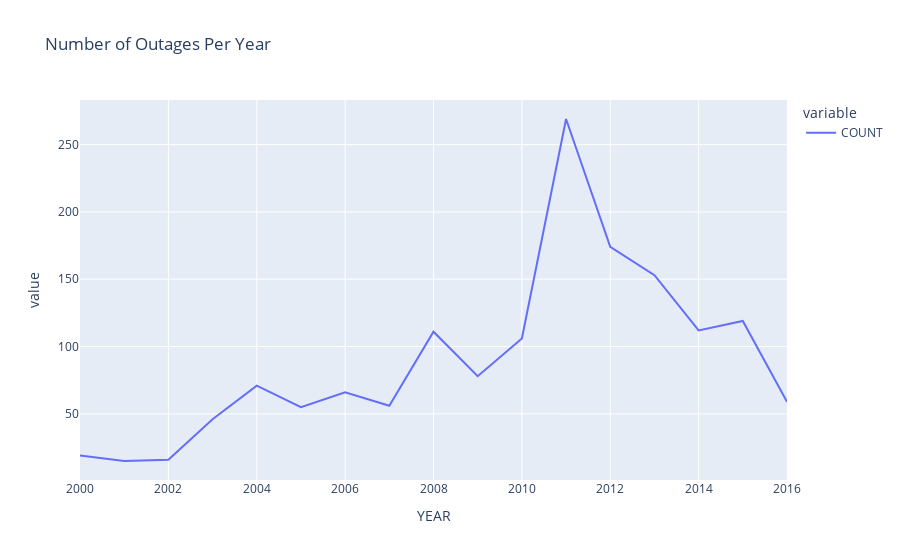

Notebook code cell kept with this figure:
### Code cell
num_year = relevant.groupby('YEAR')[['MONTH']].count().rename(columns={'MONTH': 'COUNT'})
year = px.line(num_year, title='Number of Outages Per Year')
year.show()
year.write_html('outages_yearly_count.html')

### Figure 1 — Plotly figure (JSON) as saved in the notebook; plotly's stock layout.template omitted (floating-point values rounded to 4 significant figures)
{"data": [{"hovertemplate": "variable=COUNT<br>YEAR=%{x}<br>value=%{y}<extra></extra>", "legendgroup": "COUNT", "line": {"color": "#636efa", "dash": "solid"}, "marker": {"symbol": "circle"}, "mode": "lines", "name": "COUNT", "orientation": "v", "showlegend": true, "type": "scatter", "x": [2000, 2001, 2002, 2003, 2004, 2005, 2006, 2007, 2008, 2009, 2010, 2011, 2012, 2013, 2014, 2015, 2016], "xaxis": "x", "y": [19, 15, 16, 46, 71, 55, 66, 56, 111, 78, 106, 269, 174, 153, 112, 119, 59], "yaxis": "y"}], "layout": {"legend": {"title": {"text": "variable"}, "tracegroupgap": 0}, "title": {"text": "Number of Outages Per Year"}, "xaxis": {"anchor": "y", "domain": [0, 1], "title": {"text": "YEAR"}}, "yaxis": {"anchor": "x", "domain": [0, 1], "title": {"text": "value"}}}}
